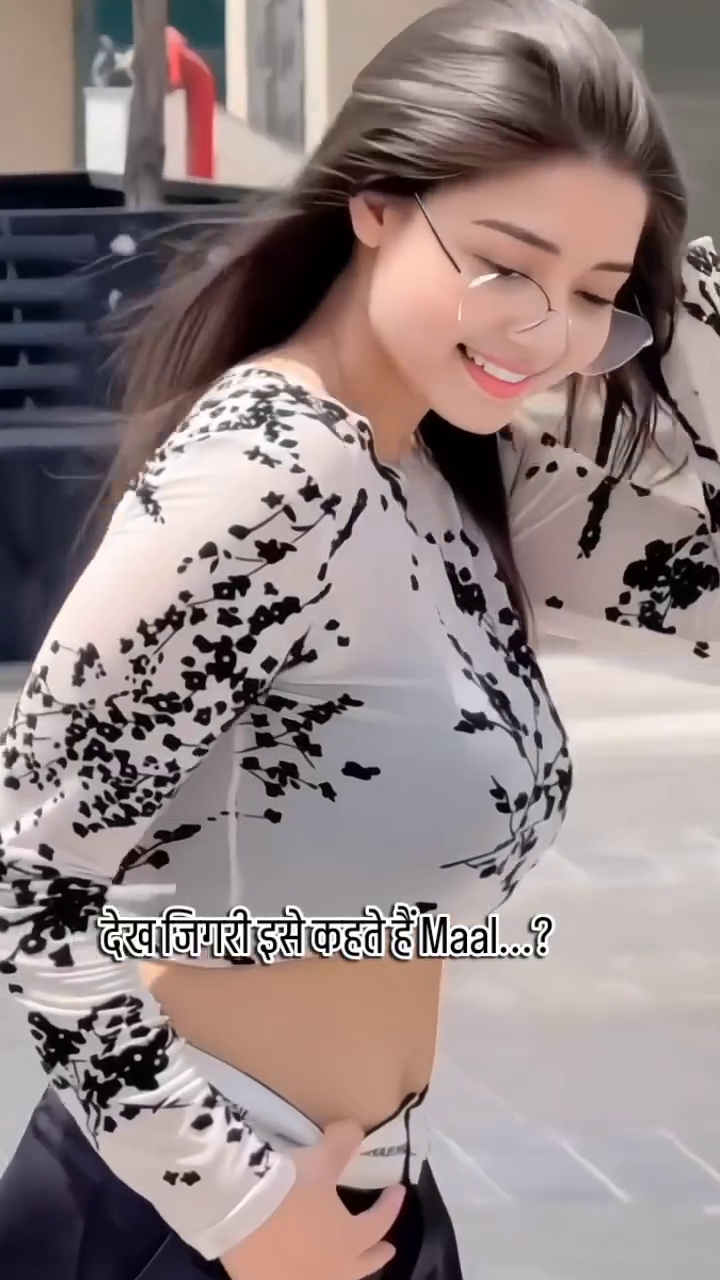
#> input picture frame 18 of opencv_master_project/assets/sample.mp4, 720 x 1280 px
$ python video_grayscale.py
#> lines starting #> are read from the running program, lines starting #| are printed output that depends on the picture
# video code 3
import cv2

cap = cv2.VideoCapture("./assets/sample.mp4")

while True:
    ret, frame = cap.read()
#> frame is the input picture: shape (1280, 720, 3); mean B, G, R 131.1, 131.7, 146.6

    if not ret:
        break

    gray = cv2.cvtColor(frame, cv2.COLOR_BGR2GRAY)
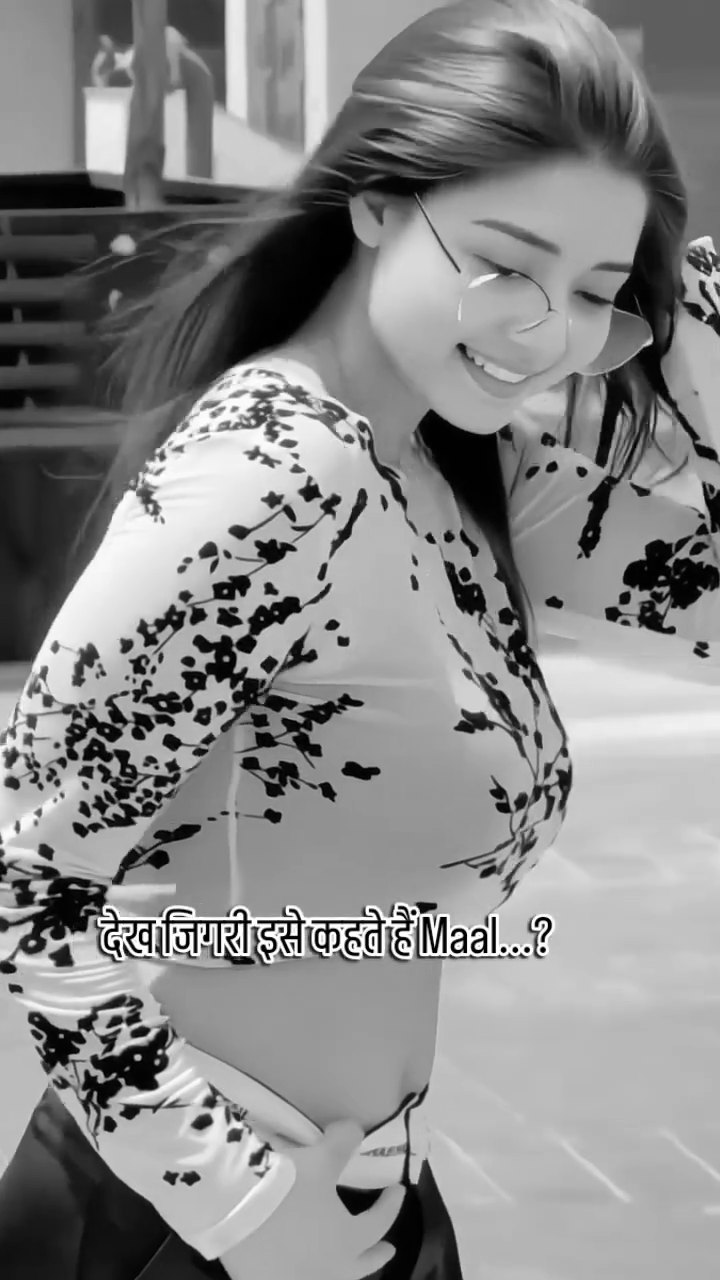
#> gray: shape (1280, 720); min 0, max 255, mean 136

    cv2.imshow("Gray Video", gray)

    if cv2.waitKey(25) == ord('q'):
#> (key q is pressed here)
        break

cap.release()
cv2.destroyAllWindows()

$ run again, starting later in the video
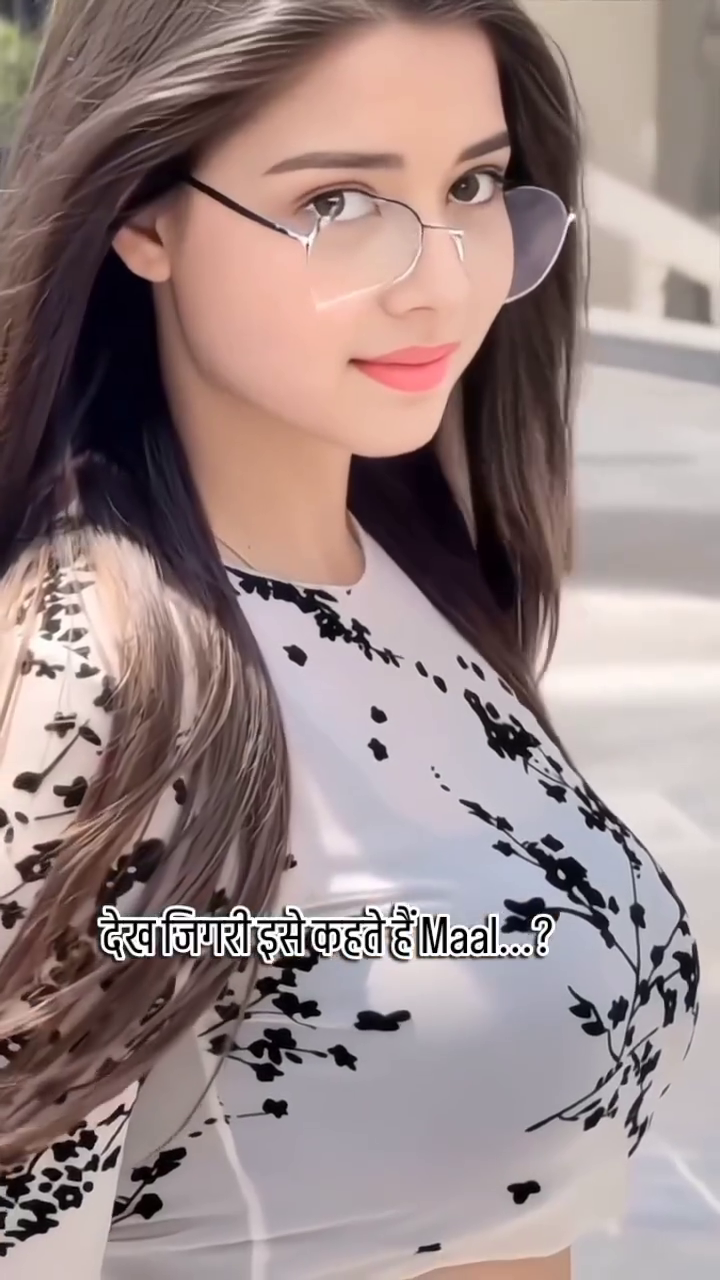
#> input picture frame 83 of opencv_master_project/assets/sample.mp4, 720 x 1280 px
#> frame is the input picture: shape (1280, 720, 3); mean B, G, R 133.3, 134.4, 152.8
#> `gray = cv2.cvtColor(frame, cv2.COLOR_BGR2GRAY)`:
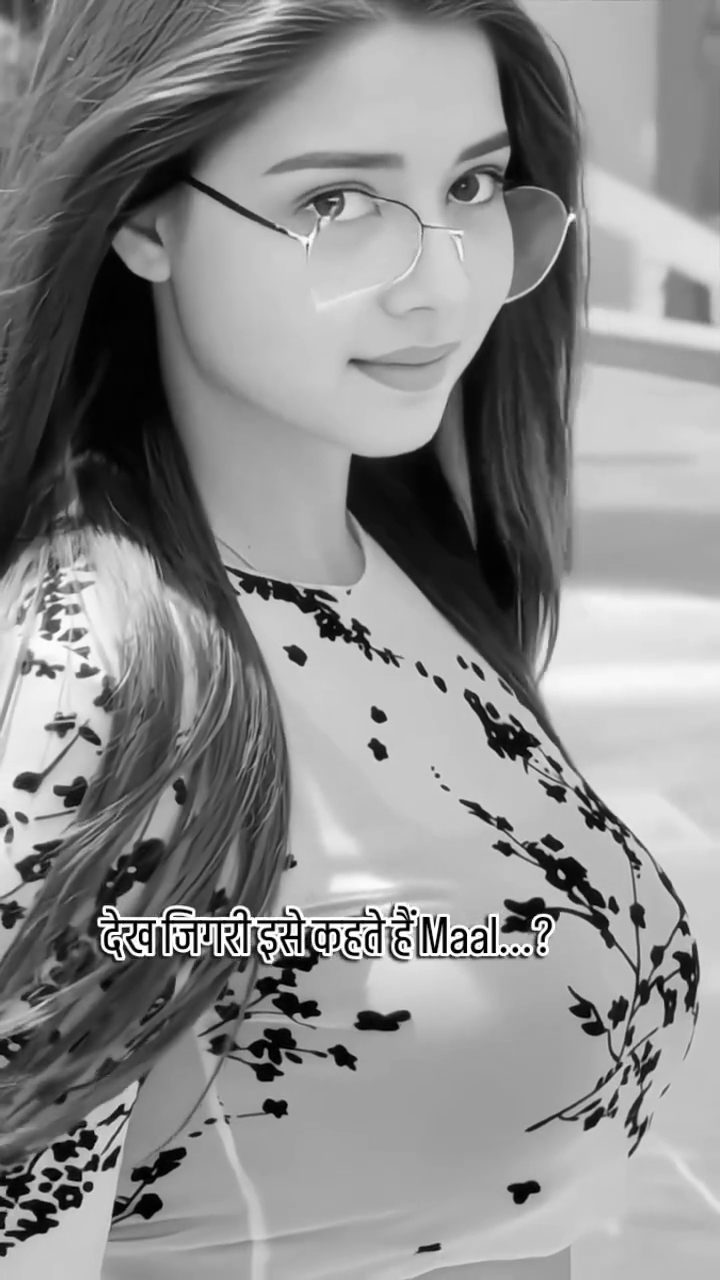
#> gray: shape (1280, 720); min 0, max 255, mean 139.7

$ run again, starting later in the video
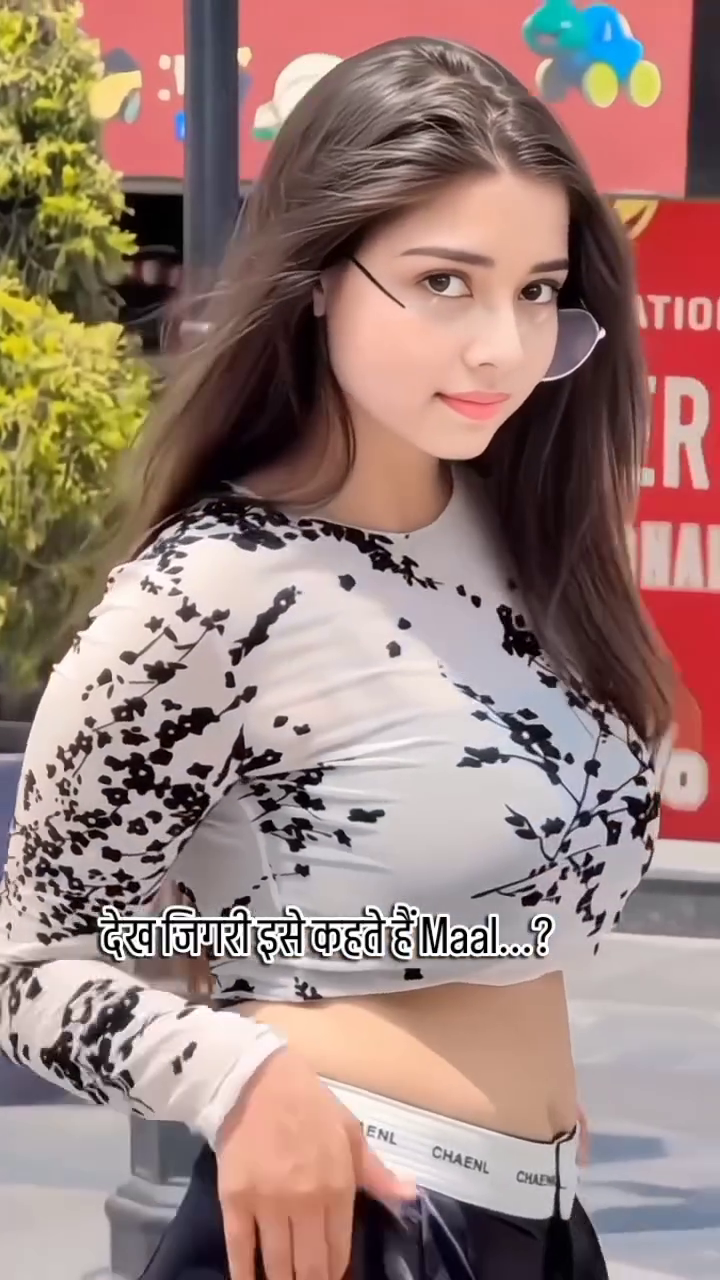
#> input picture frame 148 of opencv_master_project/assets/sample.mp4, 720 x 1280 px
#> frame is the input picture: shape (1280, 720, 3); mean B, G, R 121.2, 128.2, 154.8
#> `gray = cv2.cvtColor(frame, cv2.COLOR_BGR2GRAY)`:
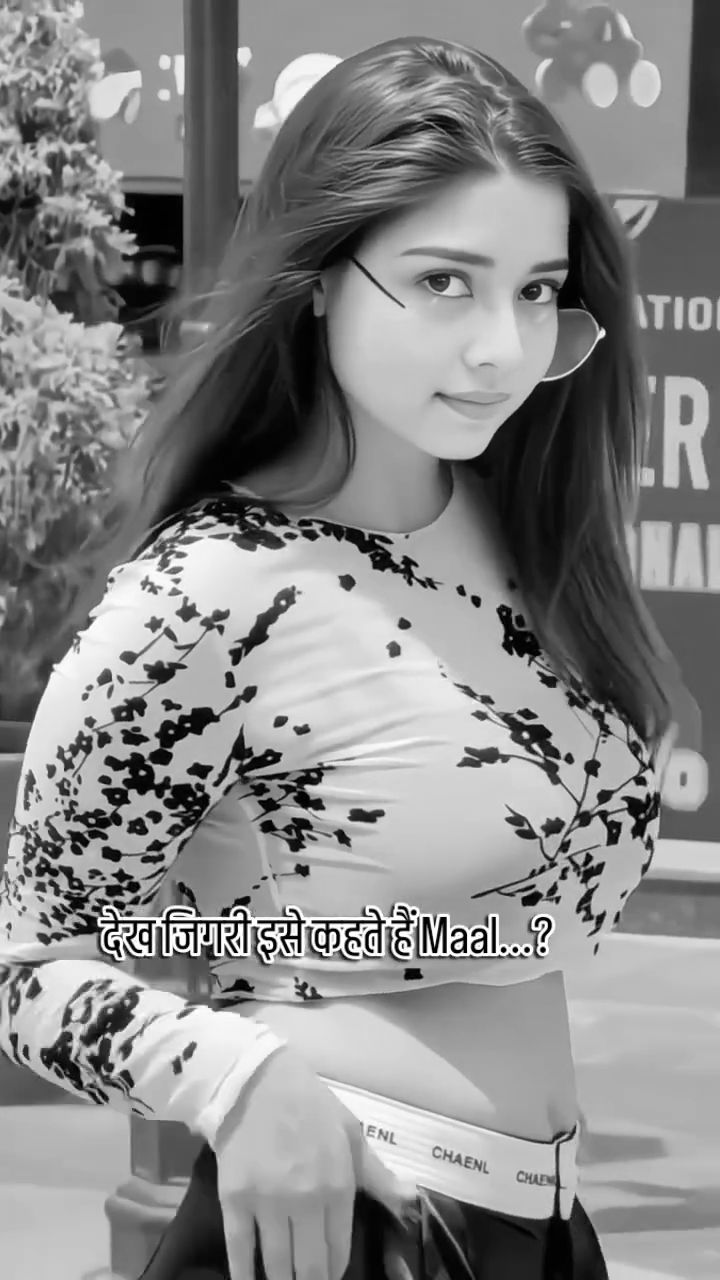
#> gray: shape (1280, 720); min 0, max 255, mean 135.3
